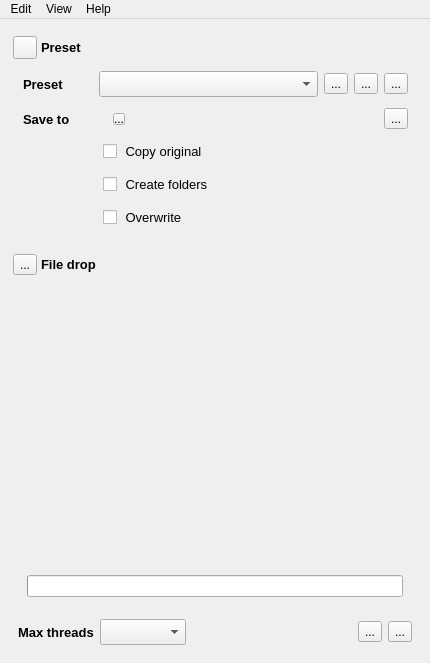
<?xml version="1.0" encoding="UTF-8"?>
<ui version="4.0">
 <class>Jobman</class>
 <widget class="QMainWindow" name="Jobman">
  <property name="geometry">
   <rect>
    <x>0</x>
    <y>0</y>
    <width>430</width>
    <height>663</height>
   </rect>
  </property>
  <property name="sizePolicy">
   <sizepolicy hsizetype="Fixed" vsizetype="Fixed">
    <horstretch>0</horstretch>
    <verstretch>0</verstretch>
   </sizepolicy>
  </property>
  <property name="minimumSize">
   <size>
    <width>0</width>
    <height>0</height>
   </size>
  </property>
  <property name="windowTitle">
   <string>Jobman</string>
  </property>
  <property name="dockOptions">
   <set>QMainWindow::DockOption::AllowTabbedDocks|QMainWindow::DockOption::AnimatedDocks</set>
  </property>
  <widget class="QWidget" name="centralwidget">
   <layout class="QVBoxLayout" name="verticalLayout_2">
    <property name="spacing">
     <number>0</number>
    </property>
    <property name="sizeConstraint">
     <enum>QLayout::SizeConstraint::SetDefaultConstraint</enum>
    </property>
    <item>
     <widget class="QWidget" name="presetBar" native="true">
      <property name="styleSheet">
       <string notr="true"/>
      </property>
      <layout class="QHBoxLayout">
       <property name="spacing">
        <number>0</number>
       </property>
       <property name="leftMargin">
        <number>0</number>
       </property>
       <property name="topMargin">
        <number>4</number>
       </property>
       <property name="rightMargin">
        <number>0</number>
       </property>
       <property name="bottomMargin">
        <number>0</number>
       </property>
       <item>
        <layout class="QHBoxLayout">
         <property name="spacing">
          <number>4</number>
         </property>
         <property name="leftMargin">
          <number>4</number>
         </property>
         <property name="topMargin">
          <number>4</number>
         </property>
         <property name="rightMargin">
          <number>4</number>
         </property>
         <property name="bottomMargin">
          <number>4</number>
         </property>
         <item>
          <widget class="QToolButton" name="togglePreset">
           <property name="toolTip">
            <string>Show or hide preset area</string>
           </property>
           <property name="icon">
            <iconset resource="jobman.qrc">
             <normaloff>:/icons/resources/Collapse.png</normaloff>:/icons/resources/Collapse.png</iconset>
           </property>
           <property name="checkable">
            <bool>true</bool>
           </property>
          </widget>
         </item>
         <item>
          <widget class="QLabel" name="label1">
           <property name="font">
            <font>
             <pointsize>10</pointsize>
             <bold>true</bold>
            </font>
           </property>
           <property name="text">
            <string>Preset</string>
           </property>
          </widget>
         </item>
        </layout>
       </item>
      </layout>
     </widget>
    </item>
    <item>
     <widget class="QWidget" name="presetWidget" native="true">
      <property name="enabled">
       <bool>true</bool>
      </property>
      <property name="minimumSize">
       <size>
        <width>0</width>
        <height>80</height>
       </size>
      </property>
      <layout class="QVBoxLayout" name="verticalLayout">
       <property name="spacing">
        <number>0</number>
       </property>
       <property name="leftMargin">
        <number>4</number>
       </property>
       <property name="topMargin">
        <number>8</number>
       </property>
       <property name="rightMargin">
        <number>4</number>
       </property>
       <property name="bottomMargin">
        <number>0</number>
       </property>
       <item>
        <layout class="QGridLayout" name="gridLayout">
         <property name="topMargin">
          <number>0</number>
         </property>
         <property name="verticalSpacing">
          <number>0</number>
         </property>
         <item row="1" column="0">
          <widget class="QWidget" name="widget_6" native="true">
           <property name="minimumSize">
            <size>
             <width>80</width>
             <height>0</height>
            </size>
           </property>
           <layout class="QHBoxLayout" name="horizontalLayout_5">
            <property name="spacing">
             <number>0</number>
            </property>
            <property name="leftMargin">
             <number>10</number>
            </property>
            <property name="topMargin">
             <number>0</number>
            </property>
            <property name="bottomMargin">
             <number>4</number>
            </property>
            <item>
             <widget class="QLabel" name="label_2">
              <property name="font">
               <font>
                <pointsize>10</pointsize>
                <bold>true</bold>
               </font>
              </property>
              <property name="text">
               <string>Save to</string>
              </property>
             </widget>
            </item>
           </layout>
          </widget>
         </item>
         <item row="1" column="1">
          <widget class="QWidget" name="widget_2" native="true">
           <property name="minimumSize">
            <size>
             <width>0</width>
             <height>40</height>
            </size>
           </property>
           <layout class="QHBoxLayout" name="horizontalLayout">
            <property name="spacing">
             <number>0</number>
            </property>
            <property name="leftMargin">
             <number>10</number>
            </property>
            <property name="topMargin">
             <number>0</number>
            </property>
            <property name="rightMargin">
             <number>9</number>
            </property>
            <property name="bottomMargin">
             <number>4</number>
            </property>
            <item>
             <widget class="QLabel" name="saveTo">
              <property name="enabled">
               <bool>true</bool>
              </property>
              <property name="maximumSize">
               <size>
                <width>230</width>
                <height>16777215</height>
               </size>
              </property>
              <property name="font">
               <font>
                <pointsize>10</pointsize>
               </font>
              </property>
              <property name="acceptDrops">
               <bool>true</bool>
              </property>
              <property name="text">
               <string/>
              </property>
             </widget>
            </item>
            <item>
             <spacer name="horizontalSpacer_4">
              <property name="orientation">
               <enum>Qt::Orientation::Horizontal</enum>
              </property>
              <property name="sizeType">
               <enum>QSizePolicy::Policy::Fixed</enum>
              </property>
              <property name="sizeHint" stdset="0">
               <size>
                <width>2</width>
                <height>20</height>
               </size>
              </property>
             </spacer>
            </item>
            <item>
             <widget class="QToolButton" name="showSaveto">
              <property name="maximumSize">
               <size>
                <width>12</width>
                <height>12</height>
               </size>
              </property>
              <property name="text">
               <string>...</string>
              </property>
              <property name="icon">
               <iconset resource="jobman.qrc">
                <normaloff>:/icons/resources/Open.png</normaloff>:/icons/resources/Open.png</iconset>
              </property>
              <property name="toolButtonStyle">
               <enum>Qt::ToolButtonStyle::ToolButtonIconOnly</enum>
              </property>
             </widget>
            </item>
            <item>
             <spacer name="horizontalSpacer">
              <property name="orientation">
               <enum>Qt::Orientation::Horizontal</enum>
              </property>
              <property name="sizeHint" stdset="0">
               <size>
                <width>40</width>
                <height>20</height>
               </size>
              </property>
             </spacer>
            </item>
            <item>
             <widget class="QToolButton" name="selectSaveto">
              <property name="toolTip">
               <string>Select save to folder</string>
              </property>
              <property name="text">
               <string>...</string>
              </property>
              <property name="icon">
               <iconset resource="jobman.qrc">
                <normaloff>:/icons/resources/Folder.png</normaloff>:/icons/resources/Folder.png</iconset>
              </property>
             </widget>
            </item>
           </layout>
          </widget>
         </item>
         <item row="0" column="1">
          <widget class="QWidget" name="widget_5" native="true">
           <layout class="QHBoxLayout" name="horizontalLayout_4">
            <property name="spacing">
             <number>2</number>
            </property>
            <property name="leftMargin">
             <number>6</number>
            </property>
            <property name="topMargin">
             <number>0</number>
            </property>
            <property name="rightMargin">
             <number>9</number>
            </property>
            <property name="bottomMargin">
             <number>4</number>
            </property>
            <item>
             <widget class="QComboBox" name="presets">
              <property name="sizePolicy">
               <sizepolicy hsizetype="Expanding" vsizetype="Preferred">
                <horstretch>0</horstretch>
                <verstretch>0</verstretch>
               </sizepolicy>
              </property>
              <property name="font">
               <font>
                <pointsize>11</pointsize>
               </font>
              </property>
              <property name="acceptDrops">
               <bool>true</bool>
              </property>
             </widget>
            </item>
            <item>
             <spacer name="horizontalSpacer_6">
              <property name="orientation">
               <enum>Qt::Orientation::Horizontal</enum>
              </property>
              <property name="sizeType">
               <enum>QSizePolicy::Policy::Fixed</enum>
              </property>
              <property name="sizeHint" stdset="0">
               <size>
                <width>4</width>
                <height>20</height>
               </size>
              </property>
             </spacer>
            </item>
            <item>
             <widget class="QToolButton" name="openPreset">
              <property name="toolTip">
               <string>Open preset</string>
              </property>
              <property name="text">
               <string>...</string>
              </property>
              <property name="icon">
               <iconset resource="jobman.qrc">
                <normaloff>:/icons/resources/File.png</normaloff>:/icons/resources/File.png</iconset>
              </property>
             </widget>
            </item>
            <item>
             <spacer name="horizontalSpacer_5">
              <property name="orientation">
               <enum>Qt::Orientation::Horizontal</enum>
              </property>
              <property name="sizeType">
               <enum>QSizePolicy::Policy::Fixed</enum>
              </property>
              <property name="sizeHint" stdset="0">
               <size>
                <width>4</width>
                <height>20</height>
               </size>
              </property>
             </spacer>
            </item>
            <item>
             <widget class="QToolButton" name="refreshPresets">
              <property name="toolTip">
               <string>Refresh preset</string>
              </property>
              <property name="text">
               <string>...</string>
              </property>
              <property name="icon">
               <iconset resource="jobman.qrc">
                <normaloff>:/icons/resources/Refresh.png</normaloff>:/icons/resources/Refresh.png</iconset>
              </property>
              <property name="iconSize">
               <size>
                <width>16</width>
                <height>16</height>
               </size>
              </property>
             </widget>
            </item>
            <item>
             <spacer name="horizontalSpacer_3">
              <property name="orientation">
               <enum>Qt::Orientation::Horizontal</enum>
              </property>
              <property name="sizeType">
               <enum>QSizePolicy::Policy::Fixed</enum>
              </property>
              <property name="sizeHint" stdset="0">
               <size>
                <width>4</width>
                <height>20</height>
               </size>
              </property>
             </spacer>
            </item>
            <item>
             <widget class="QToolButton" name="selectPresetsfrom">
              <property name="toolTip">
               <string>Select preset folder</string>
              </property>
              <property name="text">
               <string>...</string>
              </property>
              <property name="icon">
               <iconset resource="jobman.qrc">
                <normaloff>:/icons/resources/Folder.png</normaloff>:/icons/resources/Folder.png</iconset>
              </property>
             </widget>
            </item>
           </layout>
          </widget>
         </item>
         <item row="0" column="0">
          <widget class="QWidget" name="widget_4" native="true">
           <layout class="QHBoxLayout" name="horizontalLayout_6">
            <property name="spacing">
             <number>0</number>
            </property>
            <property name="leftMargin">
             <number>10</number>
            </property>
            <property name="topMargin">
             <number>0</number>
            </property>
            <property name="bottomMargin">
             <number>4</number>
            </property>
            <item>
             <widget class="QLabel" name="label_3">
              <property name="font">
               <font>
                <pointsize>10</pointsize>
                <bold>true</bold>
               </font>
              </property>
              <property name="text">
               <string>Preset</string>
              </property>
             </widget>
            </item>
           </layout>
          </widget>
         </item>
         <item row="2" column="1">
          <widget class="QWidget" name="widget_8" native="true">
           <property name="font">
            <font>
             <pointsize>12</pointsize>
            </font>
           </property>
           <layout class="QVBoxLayout" name="verticalLayout_7">
            <property name="spacing">
             <number>12</number>
            </property>
            <property name="leftMargin">
             <number>10</number>
            </property>
            <property name="topMargin">
             <number>0</number>
            </property>
            <property name="bottomMargin">
             <number>10</number>
            </property>
            <item>
             <widget class="QCheckBox" name="copyOriginal">
              <property name="font">
               <font>
                <pointsize>10</pointsize>
               </font>
              </property>
              <property name="text">
               <string> Copy original</string>
              </property>
             </widget>
            </item>
            <item>
             <widget class="QCheckBox" name="createFolders">
              <property name="font">
               <font>
                <pointsize>10</pointsize>
               </font>
              </property>
              <property name="text">
               <string> Create folders</string>
              </property>
             </widget>
            </item>
            <item>
             <widget class="QCheckBox" name="overwrite">
              <property name="font">
               <font>
                <pointsize>10</pointsize>
               </font>
              </property>
              <property name="text">
               <string> Overwrite</string>
              </property>
             </widget>
            </item>
           </layout>
          </widget>
         </item>
        </layout>
       </item>
      </layout>
     </widget>
    </item>
    <item>
     <spacer name="verticalSpacer">
      <property name="orientation">
       <enum>Qt::Orientation::Vertical</enum>
      </property>
      <property name="sizeType">
       <enum>QSizePolicy::Policy::Minimum</enum>
      </property>
      <property name="sizeHint" stdset="0">
       <size>
        <width>20</width>
        <height>12</height>
       </size>
      </property>
     </spacer>
    </item>
    <item>
     <widget class="QWidget" name="filedropBar" native="true">
      <property name="styleSheet">
       <string notr="true"/>
      </property>
      <layout class="QHBoxLayout">
       <property name="spacing">
        <number>0</number>
       </property>
       <property name="leftMargin">
        <number>0</number>
       </property>
       <property name="topMargin">
        <number>0</number>
       </property>
       <property name="rightMargin">
        <number>0</number>
       </property>
       <property name="bottomMargin">
        <number>0</number>
       </property>
       <item>
        <layout class="QHBoxLayout">
         <property name="spacing">
          <number>4</number>
         </property>
         <property name="leftMargin">
          <number>4</number>
         </property>
         <property name="topMargin">
          <number>4</number>
         </property>
         <property name="rightMargin">
          <number>4</number>
         </property>
         <property name="bottomMargin">
          <number>4</number>
         </property>
         <item>
          <widget class="QToolButton" name="toggleFiledrop">
           <property name="text">
            <string>...</string>
           </property>
           <property name="icon">
            <iconset resource="jobman.qrc">
             <normaloff>:/icons/resources/Collapse.png</normaloff>:/icons/resources/Collapse.png</iconset>
           </property>
           <property name="checkable">
            <bool>true</bool>
           </property>
          </widget>
         </item>
         <item>
          <widget class="QLabel" name="label">
           <property name="font">
            <font>
             <pointsize>10</pointsize>
             <bold>true</bold>
            </font>
           </property>
           <property name="styleSheet">
            <string notr="true"/>
           </property>
           <property name="text">
            <string>File drop</string>
           </property>
           <property name="icon" stdset="0">
            <iconset>
             <normaloff>:/icons/resources/Pin.png</normaloff>:/icons/resources/Pin.png</iconset>
           </property>
          </widget>
         </item>
        </layout>
       </item>
      </layout>
     </widget>
    </item>
    <item>
     <widget class="QWidget" name="filedropWidget" native="true">
      <property name="sizePolicy">
       <sizepolicy hsizetype="Preferred" vsizetype="Preferred">
        <horstretch>0</horstretch>
        <verstretch>0</verstretch>
       </sizepolicy>
      </property>
      <property name="minimumSize">
       <size>
        <width>0</width>
        <height>300</height>
       </size>
      </property>
      <property name="styleSheet">
       <string notr="true"/>
      </property>
      <layout class="QVBoxLayout" name="verticalLayout_6">
       <property name="spacing">
        <number>0</number>
       </property>
       <property name="leftMargin">
        <number>0</number>
       </property>
       <property name="topMargin">
        <number>0</number>
       </property>
       <property name="rightMargin">
        <number>0</number>
       </property>
       <property name="bottomMargin">
        <number>0</number>
       </property>
       <item>
        <layout class="QVBoxLayout" name="verticalLayout_5">
         <property name="spacing">
          <number>0</number>
         </property>
         <property name="leftMargin">
          <number>0</number>
         </property>
         <property name="topMargin">
          <number>0</number>
         </property>
         <property name="rightMargin">
          <number>0</number>
         </property>
         <property name="bottomMargin">
          <number>0</number>
         </property>
         <item>
          <layout class="QVBoxLayout" name="verticalLayout_9">
           <property name="leftMargin">
            <number>10</number>
           </property>
           <property name="topMargin">
            <number>10</number>
           </property>
           <property name="rightMargin">
            <number>10</number>
           </property>
           <property name="bottomMargin">
            <number>10</number>
           </property>
           <item>
            <widget class="Filedrop" name="filedrop" native="true">
             <property name="enabled">
              <bool>false</bool>
             </property>
             <property name="sizePolicy">
              <sizepolicy hsizetype="Preferred" vsizetype="MinimumExpanding">
               <horstretch>0</horstretch>
               <verstretch>0</verstretch>
              </sizepolicy>
             </property>
             <property name="autoFillBackground">
              <bool>false</bool>
             </property>
             <property name="styleSheet">
              <string notr="true"/>
             </property>
            </widget>
           </item>
           <item>
            <spacer name="verticalSpacer_2">
             <property name="orientation">
              <enum>Qt::Orientation::Vertical</enum>
             </property>
             <property name="sizeType">
              <enum>QSizePolicy::Policy::Fixed</enum>
             </property>
             <property name="sizeHint" stdset="0">
              <size>
               <width>20</width>
               <height>4</height>
              </size>
             </property>
            </spacer>
           </item>
           <item>
            <widget class="QWidget" name="widget_3" native="true">
             <property name="minimumSize">
              <size>
               <width>0</width>
               <height>0</height>
              </size>
             </property>
             <layout class="QVBoxLayout" name="verticalLayout_3">
              <property name="spacing">
               <number>0</number>
              </property>
              <property name="leftMargin">
               <number>0</number>
              </property>
              <property name="topMargin">
               <number>0</number>
              </property>
              <property name="rightMargin">
               <number>0</number>
              </property>
              <property name="bottomMargin">
               <number>0</number>
              </property>
              <item>
               <widget class="QStackedWidget" name="progressWidget">
                <property name="sizePolicy">
                 <sizepolicy hsizetype="Preferred" vsizetype="Fixed">
                  <horstretch>0</horstretch>
                  <verstretch>0</verstretch>
                 </sizepolicy>
                </property>
                <property name="currentIndex">
                 <number>0</number>
                </property>
                <widget class="QWidget" name="page">
                 <layout class="QVBoxLayout" name="verticalLayout_8">
                  <property name="leftMargin">
                   <number>8</number>
                  </property>
                  <property name="topMargin">
                   <number>8</number>
                  </property>
                  <property name="rightMargin">
                   <number>8</number>
                  </property>
                  <property name="bottomMargin">
                   <number>8</number>
                  </property>
                  <item>
                   <widget class="QProgressBar" name="idleprogress">
                    <property name="maximum">
                     <number>1</number>
                    </property>
                    <property name="value">
                     <number>-1</number>
                    </property>
                    <property name="textVisible">
                     <bool>false</bool>
                    </property>
                   </widget>
                  </item>
                 </layout>
                </widget>
                <widget class="QWidget" name="page_2">
                 <property name="autoFillBackground">
                  <bool>false</bool>
                 </property>
                 <property name="styleSheet">
                  <string notr="true"/>
                 </property>
                 <layout class="QVBoxLayout" name="verticalLayout_9">
                  <property name="leftMargin">
                   <number>8</number>
                  </property>
                  <property name="topMargin">
                   <number>8</number>
                  </property>
                  <property name="rightMargin">
                   <number>8</number>
                  </property>
                  <property name="bottomMargin">
                   <number>8</number>
                  </property>
                  <item>
                   <widget class="QProgressBar" name="fileprogress">
                    <property name="maximum">
                     <number>0</number>
                    </property>
                    <property name="value">
                     <number>0</number>
                    </property>
                    <property name="textVisible">
                     <bool>false</bool>
                    </property>
                   </widget>
                  </item>
                 </layout>
                </widget>
               </widget>
              </item>
             </layout>
            </widget>
           </item>
          </layout>
         </item>
         <item>
          <widget class="QWidget" name="widget" native="true">
           <property name="minimumSize">
            <size>
             <width>0</width>
             <height>0</height>
            </size>
           </property>
           <layout class="QHBoxLayout" name="horizontalLayout_3">
            <property name="topMargin">
             <number>4</number>
            </property>
            <item>
             <widget class="QLabel" name="label_5">
              <property name="font">
               <font>
                <pointsize>10</pointsize>
                <bold>true</bold>
               </font>
              </property>
              <property name="text">
               <string>Max threads</string>
              </property>
             </widget>
            </item>
            <item>
             <widget class="QComboBox" name="threads">
              <property name="minimumSize">
               <size>
                <width>60</width>
                <height>0</height>
               </size>
              </property>
              <property name="font">
               <font>
                <pointsize>11</pointsize>
               </font>
              </property>
             </widget>
            </item>
            <item>
             <widget class="QLabel" name="cpu">
              <property name="font">
               <font>
                <pointsize>12</pointsize>
               </font>
              </property>
              <property name="text">
               <string/>
              </property>
             </widget>
            </item>
            <item>
             <spacer name="horizontalSpacer_2">
              <property name="orientation">
               <enum>Qt::Orientation::Horizontal</enum>
              </property>
              <property name="sizeHint" stdset="0">
               <size>
                <width>40</width>
                <height>20</height>
               </size>
              </property>
             </spacer>
            </item>
            <item>
             <widget class="QToolButton" name="openOptions">
              <property name="toolTip">
               <string>Show options</string>
              </property>
              <property name="text">
               <string>...</string>
              </property>
              <property name="icon">
               <iconset resource="jobman.qrc">
                <normaloff>:/icons/resources/Options.png</normaloff>:/icons/resources/Options.png</iconset>
              </property>
             </widget>
            </item>
            <item>
             <widget class="QToolButton" name="openMonitor">
              <property name="toolTip">
               <string>Show monitor</string>
              </property>
              <property name="text">
               <string>...</string>
              </property>
              <property name="icon">
               <iconset resource="jobman.qrc">
                <normaloff>:/icons/resources/Monitor.png</normaloff>:/icons/resources/Monitor.png</iconset>
              </property>
             </widget>
            </item>
           </layout>
          </widget>
         </item>
        </layout>
       </item>
      </layout>
     </widget>
    </item>
   </layout>
  </widget>
  <widget class="QMenuBar" name="menubar">
   <property name="geometry">
    <rect>
     <x>0</x>
     <y>0</y>
     <width>430</width>
     <height>24</height>
    </rect>
   </property>
   <widget class="QMenu" name="menuHelp">
    <property name="title">
     <string>Help</string>
    </property>
    <addaction name="about"/>
    <addaction name="openGithubReadme"/>
    <addaction name="openGithubIssues"/>
   </widget>
   <widget class="QMenu" name="menuEdit">
    <property name="title">
     <string>Edit</string>
    </property>
    <widget class="QMenu" name="preferences">
     <property name="title">
      <string>Preferences...</string>
     </property>
     <addaction name="separator"/>
     <addaction name="open"/>
     <addaction name="separator"/>
     <addaction name="save"/>
     <addaction name="clear"/>
     <addaction name="separator"/>
     <addaction name="import_"/>
     <addaction name="export_"/>
    </widget>
    <addaction name="addFiles"/>
    <addaction name="separator"/>
    <addaction name="openPresetsFolder"/>
    <addaction name="openSaveToFolder"/>
    <addaction name="separator"/>
    <addaction name="preferences"/>
   </widget>
   <widget class="QMenu" name="menuView">
    <property name="title">
     <string>View</string>
    </property>
    <addaction name="monitor"/>
    <addaction name="options"/>
   </widget>
   <addaction name="menuEdit"/>
   <addaction name="menuView"/>
   <addaction name="menuHelp"/>
  </widget>
  <action name="openGithubReadme">
   <property name="text">
    <string>Open Github README</string>
   </property>
   <property name="toolTip">
    <string>Open Github README</string>
   </property>
  </action>
  <action name="openGithubIssues">
   <property name="text">
    <string>Open Github Issues</string>
   </property>
  </action>
  <action name="about">
   <property name="text">
    <string>About</string>
   </property>
  </action>
  <action name="addFiles">
   <property name="text">
    <string>Add files</string>
   </property>
   <property name="shortcut">
    <string>F</string>
   </property>
  </action>
  <action name="options">
   <property name="text">
    <string>Options ...</string>
   </property>
   <property name="shortcut">
    <string>O</string>
   </property>
  </action>
  <action name="monitor">
   <property name="text">
    <string>Monitor ...</string>
   </property>
   <property name="shortcut">
    <string>M</string>
   </property>
  </action>
  <action name="open">
   <property name="text">
    <string>Open ...</string>
   </property>
   <property name="shortcut">
    <string>P</string>
   </property>
  </action>
  <action name="save">
   <property name="text">
    <string>Save</string>
   </property>
  </action>
  <action name="clear">
   <property name="text">
    <string>Clear</string>
   </property>
  </action>
  <action name="export_">
   <property name="text">
    <string>Export ...</string>
   </property>
  </action>
  <action name="import_">
   <property name="text">
    <string>Import ...</string>
   </property>
  </action>
  <action name="openPresetsFolder">
   <property name="text">
    <string>Open presets folder ...</string>
   </property>
  </action>
  <action name="openSaveToFolder">
   <property name="text">
    <string>Open save to folder ...</string>
   </property>
  </action>
 </widget>
 <customwidgets>
  <customwidget>
   <class>Filedrop</class>
   <extends>QWidget</extends>
   <header>../../../filedrop.h</header>
   <container>1</container>
  </customwidget>
 </customwidgets>
 <resources>
  <include location="jobman.qrc"/>
 </resources>
 <connections/>
 <designerdata>
  <property name="gridDeltaX">
   <number>10</number>
  </property>
  <property name="gridDeltaY">
   <number>10</number>
  </property>
  <property name="gridSnapX">
   <bool>false</bool>
  </property>
  <property name="gridSnapY">
   <bool>false</bool>
  </property>
  <property name="gridVisible">
   <bool>true</bool>
  </property>
 </designerdata>
</ui>
